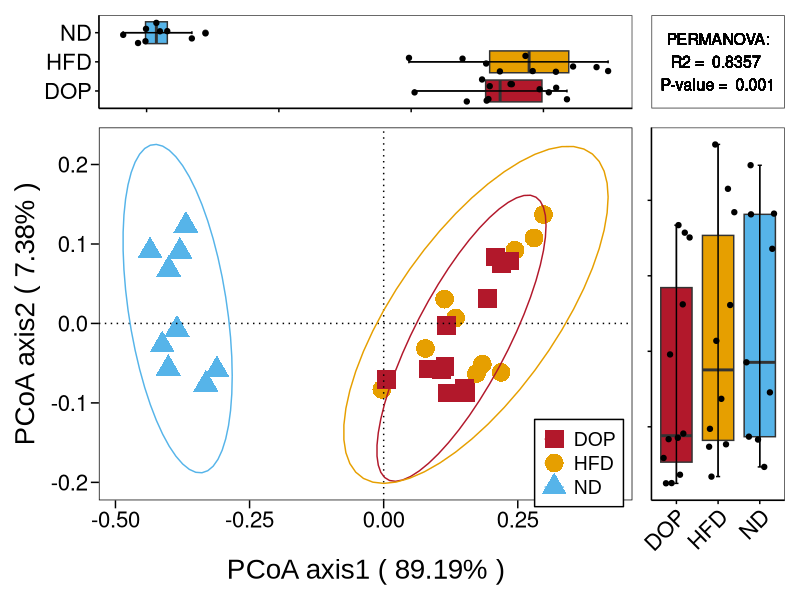
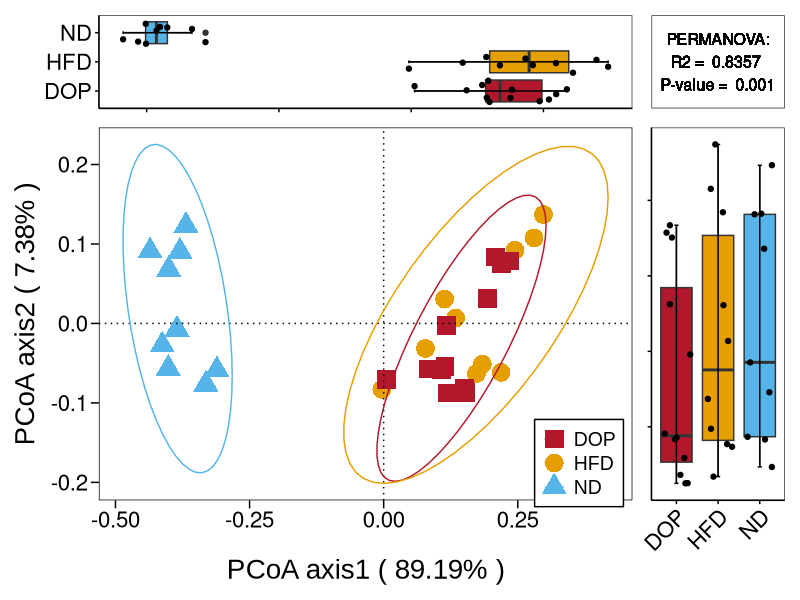

Generate these figures, in order, with R:
library(vegan)
library(ggplot2)
library(patchwork)


## Plotting settings ------------------------

groups <- read.table('group_info.txt', header = FALSE, colClasses=c("character","character"))
colnames(groups) <- c("sample", "group")

length  <- length(unique(as.character(groups$sample)))
length1 <- length(unique(as.character(groups$group)))
times1  <- length%/%8
res1    <- length%%8
times2  <- length%/%5
res2    <- length%%5

# dot color and number
mycol = c("#B2182B","#E69F00","#56B4E9","#009E73",
          "#F0E442","#0072B2","#D55E00","#CC79A7",
          "#CC6666","#9999CC","#66CC99","#99999","#ADD1E5")
col1=rep(mycol,times1)
col=c(col1,mycol[1:res1])

# dot shape and number
pich1 <- rep(c(15:18,20,7:14,0:6),times2)
pich  <- c(pich1,15:(15+res2))

# legend column number
if(length1>30){
  n = 2
}else{
  n = 1
}

## PCoA analysis with vegan ------------------------
data <- read.table('input_data.xls', header = TRUE, 
                   row.names = 1, sep = "\t", comment.char = "", check.names = FALSE)
data <- t(data)

distance <- vegdist(data, method = 'bray') #calculate distance
write.csv(as.matrix(distance), 'results\\samples_distance.csv', quote = F)

pcoa <- cmdscale(distance, k = 5, eig = TRUE)
points <- data.frame(scores(pcoa))
point  <- data.frame(sample = row.names(points), points) 
write.csv(point, file = "results\\PCoA_coordinates.csv", row.names = FALSE)

pc1 <- round((pcoa$eig/sum(pcoa$eig))*100,2)[1]
pc2 <- round((pcoa$eig/sum(pcoa$eig))*100,2)[2]


## PCoA plot using ggplot2 ------------------------
colnames(points)[1:2] <- c('dim1', 'dim2')
plotdata = data.frame(rownames(points), points$dim1, points$dim2, groups$group)
colnames(plotdata)=c("sample","dim1","dim2","group")


## p value ------------------------
adonis_result_dis <- adonis2(distance ~ group, data = groups, permutations = 999)

R2 = adonis_result_dis$R2[1]
pvalue = adonis_result_dis$`Pr(>F)`[1]

adonis <- paste("PERMANOVA:\nR2 = ", round(R2,4), "\nP-value = ", pvalue)


## PCoA plot + boxplot using ggplot2 ------------------------
plot <- ggplot(plotdata, aes(dim1, dim2)) + 
  geom_point(aes(colour = group, shape = group), size = 6) + 
  #geom_text(aes(label = sample), size = 4, family = "Arial", hjust = 0.5, vjust = -1)+ # display sample names
  scale_shape_manual(values = pich) + 
  scale_colour_manual(values = col) +
  #labs(title = "PCoA Plot") + 
  xlab(paste("PCoA axis1 ( ",pc1,"%"," )", sep = "")) + 
  ylab(paste("PCoA axis2 ( ",pc2,"%"," )", sep = "")) +
  theme(plot.title = element_text(hjust = 0.5, size = 18, colour = "black", face = "bold")) +
  geom_vline(xintercept = 0, linetype = "dotted") +
  geom_hline(yintercept = 0, linetype = "dotted") +
  theme(panel.background = element_rect(fill = 'white', colour = 'black'), 
        panel.grid = element_blank(), 
        axis.title = element_text(color = 'black', family = "Arial", size = 20),
        axis.text = element_text(colour = 'black', size = 16, margin = unit(0.6, "lines")),
        axis.ticks = element_line(color = 'black'), 
        axis.ticks.length = unit(0.4, "lines"), 
        legend.title = element_blank(),
        legend.text = element_text(family = "Arial", size = 14),
        legend.key = element_blank(),
        legend.position = c(0.9, 0.1),
        legend.background = element_rect(colour = "black")) +
  guides(col = guide_legend(ncol = n), shape = guide_legend(ncol = n)) + 
  stat_ellipse(aes(x = dim1,y = dim2, color = group), data = plotdata) # group cluster

box1 <- ggplot(plotdata, 
                   aes(x = groups$group, y = dim1, fill = groups$group)) +
  geom_boxplot(show.legend = FALSE) + 
  stat_boxplot(geom = "errorbar", width = 0.1, size = 0.5) +
  geom_jitter(show.legend = FALSE) + 
  scale_fill_manual(values = col) +
  coord_flip() + 
  theme_bw() +
  theme(panel.grid=element_blank(), 
        axis.title = element_blank(),
        axis.line = element_line(colour = "black"),
        axis.ticks = element_line(color='black'),
        axis.text.x = element_blank(),
        axis.text.y = element_text(colour = 'black', size = 16))

box2 <- ggplot(plotdata,
                   aes(x = groups$group, y = dim2, fill = groups$group)) + 
  geom_boxplot(show.legend = FALSE) +
  stat_boxplot(geom = "errorbar", width = 0.1, size = 0.5) +
  geom_jitter(show.legend = FALSE) + 
  scale_fill_manual(values = col) +
  theme_bw() +
  theme(panel.grid=element_blank(), 
        axis.title = element_blank(),
        axis.line = element_line(colour = "black"),
        axis.ticks = element_line(color='black'),
        axis.text.x = element_text(colour ='black', size = 16, angle = 45,
                                   vjust = 1, hjust = 1), 
        axis.text.y=element_blank())

box3 <- ggplot(plotdata, aes(dim1, dim2)) +
  geom_text(aes(x = -0.5,y = 0.6,
                label = adonis), 
            size = 4) +
  theme_bw() +
  xlab("") + ylab("") +
  theme(panel.grid=element_blank(), 
        axis.title = element_blank(),
        axis.line = element_blank(),
        axis.ticks = element_blank(),
        axis.text = element_blank())

p <- box1 + box3 + plot + box2 +
  plot_layout(heights = c(1,4), widths = c(4,1), ncol = 2, nrow = 2)

cairo_pdf(filename = "results\\PCoA_box_dot_combine.pdf", height = 8, width = 8)
p
dev.off()

png(filename = "results\\PCoA_box_dot_combine.png",res = 600, height = 5400, width = 5400, type = "cairo")
p
dev.off()


